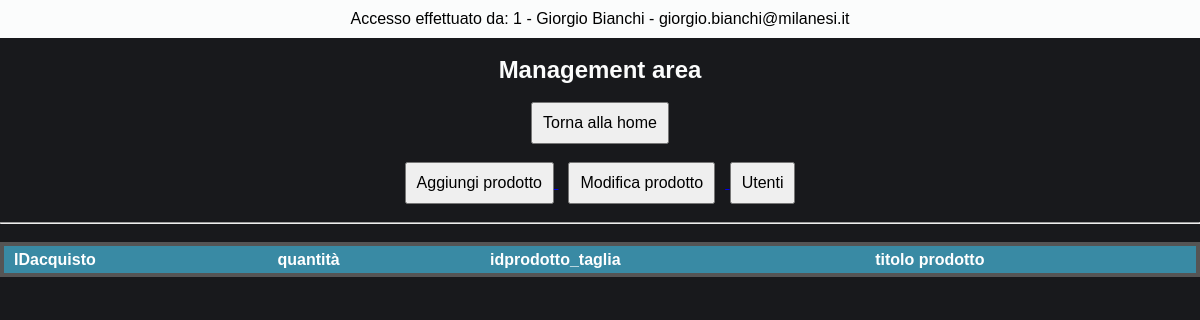
The page /management/viewUser.select.ordine.acquisto.php?IDutente=37&IDordine=19 (signed in) on the database as committed earlier.
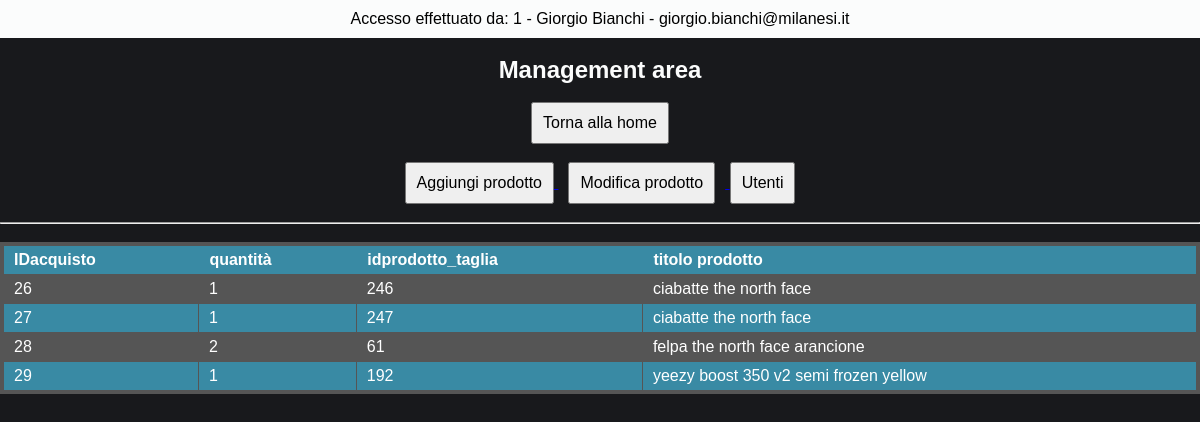
The same page on the database as committed later.
### tables this page shows
CREATE TABLE `dipendenti` (
  `IDdipendente` int(11) NOT NULL AUTO_INCREMENT,
  `nome` varchar(30) DEFAULT NULL,
  `cognome` varchar(30) DEFAULT NULL,
  `data_nascita` date DEFAULT NULL,
  `luogo_nascita` varchar(30) DEFAULT NULL,
  `sesso` varchar(1) DEFAULT NULL,
  `provincia_sigla` varchar(2) DEFAULT NULL,
  `codice_fiscale` varchar(16) DEFAULT NULL,
  `salario_mensile` decimal(10,2) DEFAULT NULL,
  `ore_lavoro_settimanali` int(11) DEFAULT NULL,
  `email_personale` varchar(50) DEFAULT NULL,
  `email_aziendale` varchar(50) DEFAULT NULL,
  `password_aziendale` varchar(30) DEFAULT NULL,
  PRIMARY KEY (`IDdipendente`),
  UNIQUE KEY `codice_fiscale` (`codice_fiscale`,`email_personale`,`email_aziendale`)
);

CREATE TABLE `acquisto` (
  `IDacquisto` int(11) NOT NULL AUTO_INCREMENT,
  `quantita_acquisto` int(11) DEFAULT NULL,
  `idprodotto_taglia` int(11) DEFAULT NULL,
  `idordine` int(11) DEFAULT NULL,
  PRIMARY KEY (`IDacquisto`),
  KEY `idprodotto_taglia` (`idprodotto_taglia`),
  KEY `idordine` (`idordine`),
  CONSTRAINT `acquisto_ibfk_1` FOREIGN KEY (`idprodotto_taglia`) REFERENCES `prodotto_taglia` (`IDprodotto_taglia`),
  CONSTRAINT `acquisto_ibfk_2` FOREIGN KEY (`idordine`) REFERENCES `ordine` (`IDordine`)
);

CREATE TABLE `prodotto` (
  `IDprodotto` int(11) NOT NULL AUTO_INCREMENT,
  `titolo` varchar(50) DEFAULT NULL,
  `idproduttore_prodotto` int(11) DEFAULT NULL,
  `costo` decimal(10,2) DEFAULT NULL,
  `idoggetto` int(11) DEFAULT NULL,
  `idcolore_prodotto` int(11) DEFAULT NULL,
  `idimmagine_prodotto` int(11) DEFAULT NULL,
  `data_pubblicazione` datetime DEFAULT NULL,
  PRIMARY KEY (`IDprodotto`),
  UNIQUE KEY `titolo` (`titolo`),
  KEY `idoggetto` (`idoggetto`),
  KEY `idcolore_prodotto` (`idcolore_prodotto`),
  KEY `idproduttore_prodotto` (`idproduttore_prodotto`),
  KEY `idimmagine_prodotto` (`idimmagine_prodotto`),
  CONSTRAINT `prodotto_ibfk_1` FOREIGN KEY (`idoggetto`) REFERENCES `oggetto` (`IDoggetto`),
  CONSTRAINT `prodotto_ibfk_2` FOREIGN KEY (`idcolore_prodotto`) REFERENCES `colore_prodotto` (`IDcolore_prodotto`),
  CONSTRAINT `prodotto_ibfk_3` FOREIGN KEY (`idproduttore_prodotto`) REFERENCES `produttore_prodotto` (`IDproduttore_prodotto`),
  CONSTRAINT `prodotto_ibfk_4` FOREIGN KEY (`idimmagine_prodotto`) REFERENCES `immagine_prodotto` (`IDimmagine_prodotto`)
);

### management/viewUser.select.ordine.acquisto.php (the view, shortened to what this page needs)
<?php
include '../dbConfig/dbConfig.php';
?>
<!DOCTYPE html>
<html>
  <?php
    $IDordine = $_GET["IDordine"];
    $email_aziendale = $_SESSION['email_aziendale'];
    $sql_dip = "SELECT * FROM dipendenti WHERE email_aziendale = '$email_aziendale'";
            $result_dip = $conn->query($sql_dip);
            $row_dip = $result_dip->fetch_assoc();
  ?>
  <head>
    <link rel="stylesheet" href="./css/style.management.css">
  </head>
  <body >
      <div class="header-page">
        <div class="header">
          <p> Accesso effettuato da: <?php echo "{$row_dip["IDdipendente"]} - {$row_dip["nome"]} {$row_dip["cognome"]} - {$row_dip["email_aziendale"]}" ?> </p>
        </div>
        <br>
        <h2> Management area </h2>
        <br>
        <a href="./managementPage.php"> <button name="management-page"> Torna alla home </button> </a>
        <br><br>
        <a href="./aggiungiProdotto.php"> <button name="agg-prod"> Aggiungi prodotto </button> </a>
        <a href="./modificaProdotto.php"> <button name="mod-prod" style="margin: 0 10px;"> Modifica prodotto </button> </a>
        <a href="./viewUser.php"> <button name="view-user"> Utenti </button> </a>
        <br><br><hr><br>
      </div>
    <form action="<?php echo $_SERVER['PHP_SELF']; ?>" method="post">
      <?php
          $sql_acquisto = "SELECT * FROM acquisto WHERE idordine = '$IDordine'";
                             $result_acquisto = $conn->query($sql_acquisto);
          ?>
          <table class="steelBlueCols">
            <tr>
              <thead>
                <th> IDacquisto </th>
                <th> quantità </th>
                <th> idprodotto_taglia </th>
                <th> titolo prodotto </th>
              </thead>
            </tr>
            <tbody>
          <?php
          while ($row_acquisto = $result_acquisto->fetch_assoc()) {
            $sql_PT = "SELECT * FROM prodotto
                       WHERE IDprodotto IN (
                       SELECT idprodotto FROM prodotto_taglia WHERE idprodotto_taglia = '{$row_acquisto["idprodotto_taglia"]}'
                       )";
                       $result_PT = $conn->query($sql_PT);
                       $row_PT = $result_PT->fetch_assoc();
            ?>
              <tr>
                <td> <?php echo $row_acquisto["IDacquisto"] ?> </td>
                <td> <?php echo $row_acquisto["quantita_acquisto"] ?> </td>
                <td> <?php echo $row_acquisto["idprodotto_taglia"] ?> </td>
                <td> <?php echo $row_PT["titolo"] ?> </td>
              </tr>
            <?php
          }
          ?>
        </tbody>
      </table>
    </form>
  </body>
</html>

### management/css/style.management.css (style rules this page uses)
* { font-family: "Montserrat", sans-serif; padding: 0; margin: 0; }
body { background-color: rgb(24,25,28); color: #FBFCFC; text-align: center; box-sizing: content-box; }
.header-page button { padding: 10px; font-size: 16px; }
.header { width: 100%; position: flex; background: #FBFCFC; color: black; padding: 10px 0; }
table.steelBlueCols { border: 4px solid #555555; background-color: #555555; width: 100%; text-align: left; border-collapse: collapse; }
table.steelBlueCols td, table.steelBlueCols th { border: 1px solid #555555; padding: 5px 10px; }
table.steelBlueCols tbody td { font-size: 16px; color: white; }
table.steelBlueCols tr:nth-child(even) { background: #398AA4; }
table.steelBlueCols thead { background: #398AA4; }
table.steelBlueCols thead th { font-size: 16px; font-weight: bold; color: white; text-align: left; border-left: 2px solid #398AA4; }
table.steelBlueCols thead th:first-child { border-left: none; }

Rows that differ between the two databases and show on the page:
added acquisto: IDacquisto "26", quantita_acquisto "1", idprodotto_taglia "246", prodotto.titolo "ciabatte the north face"
added acquisto: IDacquisto "27", quantita_acquisto "1", idprodotto_taglia "247", prodotto.titolo "ciabatte the north face"
added acquisto: IDacquisto "28", quantita_acquisto "2", idprodotto_taglia "61", prodotto.titolo "felpa the north face arancione"
added acquisto: IDacquisto "29", quantita_acquisto "1", idprodotto_taglia "192", prodotto.titolo "yeezy boost 350 v2 semi frozen yellow"
